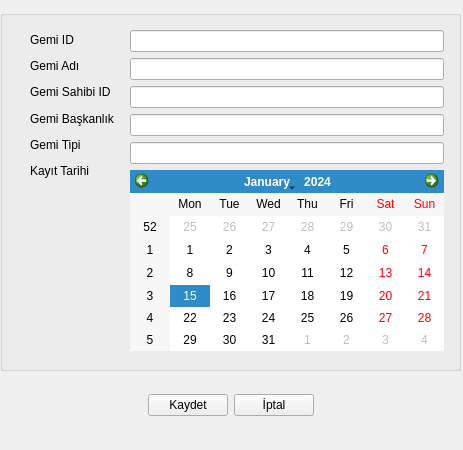
<?xml version="1.0" encoding="UTF-8"?>
<ui version="4.0">
 <class>addShip</class>
 <widget class="QWidget" name="addShip">
  <property name="geometry">
   <rect>
    <x>0</x>
    <y>0</y>
    <width>463</width>
    <height>450</height>
   </rect>
  </property>
  <property name="minimumSize">
   <size>
    <width>463</width>
    <height>450</height>
   </size>
  </property>
  <property name="maximumSize">
   <size>
    <width>463</width>
    <height>450</height>
   </size>
  </property>
  <property name="windowTitle">
   <string>Gemi Ekle</string>
  </property>
  <widget class="QGroupBox" name="groupBox">
   <property name="geometry">
    <rect>
     <x>0</x>
     <y>10</y>
     <width>461</width>
     <height>361</height>
    </rect>
   </property>
   <property name="title">
    <string/>
   </property>
   <widget class="QWidget" name="">
    <property name="geometry">
     <rect>
      <x>30</x>
      <y>20</y>
      <width>85</width>
      <height>151</height>
     </rect>
    </property>
    <layout class="QVBoxLayout" name="verticalLayout">
     <item>
      <widget class="QLabel" name="label">
       <property name="text">
        <string>Gemi ID</string>
       </property>
      </widget>
     </item>
     <item>
      <widget class="QLabel" name="label_2">
       <property name="text">
        <string>Gemi Adı</string>
       </property>
      </widget>
     </item>
     <item>
      <widget class="QLabel" name="label_3">
       <property name="text">
        <string>Gemi Sahibi ID</string>
       </property>
      </widget>
     </item>
     <item>
      <widget class="QLabel" name="label_5">
       <property name="text">
        <string>Gemi Başkanlık ID</string>
       </property>
      </widget>
     </item>
     <item>
      <widget class="QLabel" name="label_6">
       <property name="text">
        <string>Gemi Tipi</string>
       </property>
      </widget>
     </item>
     <item>
      <widget class="QLabel" name="label_4">
       <property name="text">
        <string>Kayıt Tarihi</string>
       </property>
      </widget>
     </item>
    </layout>
   </widget>
   <widget class="QWidget" name="">
    <property name="geometry">
     <rect>
      <x>130</x>
      <y>20</y>
      <width>314</width>
      <height>321</height>
     </rect>
    </property>
    <layout class="QVBoxLayout" name="verticalLayout_2">
     <item>
      <widget class="QLineEdit" name="txtShipId"/>
     </item>
     <item>
      <widget class="QLineEdit" name="txtShipName"/>
     </item>
     <item>
      <widget class="QLineEdit" name="txtShipOwnerId"/>
     </item>
     <item>
      <widget class="QLineEdit" name="txtShipPreId"/>
     </item>
     <item>
      <widget class="QLineEdit" name="txtShipType"/>
     </item>
     <item>
      <widget class="QCalendarWidget" name="clRecordDate"/>
     </item>
    </layout>
   </widget>
  </widget>
  <widget class="QWidget" name="">
   <property name="geometry">
    <rect>
     <x>0</x>
     <y>390</y>
     <width>461</width>
     <height>31</height>
    </rect>
   </property>
   <layout class="QHBoxLayout" name="horizontalLayout">
    <item>
     <spacer name="horizontalSpacer">
      <property name="orientation">
       <enum>Qt::Horizontal</enum>
      </property>
      <property name="sizeHint" stdset="0">
       <size>
        <width>40</width>
        <height>20</height>
       </size>
      </property>
     </spacer>
    </item>
    <item>
     <widget class="QPushButton" name="btnSave">
      <property name="text">
       <string>Kaydet</string>
      </property>
     </widget>
    </item>
    <item>
     <widget class="QPushButton" name="btnCancel">
      <property name="text">
       <string>İptal</string>
      </property>
     </widget>
    </item>
    <item>
     <spacer name="horizontalSpacer_2">
      <property name="orientation">
       <enum>Qt::Horizontal</enum>
      </property>
      <property name="sizeHint" stdset="0">
       <size>
        <width>40</width>
        <height>20</height>
       </size>
      </property>
     </spacer>
    </item>
   </layout>
  </widget>
 </widget>
 <resources/>
 <connections/>
</ui>
